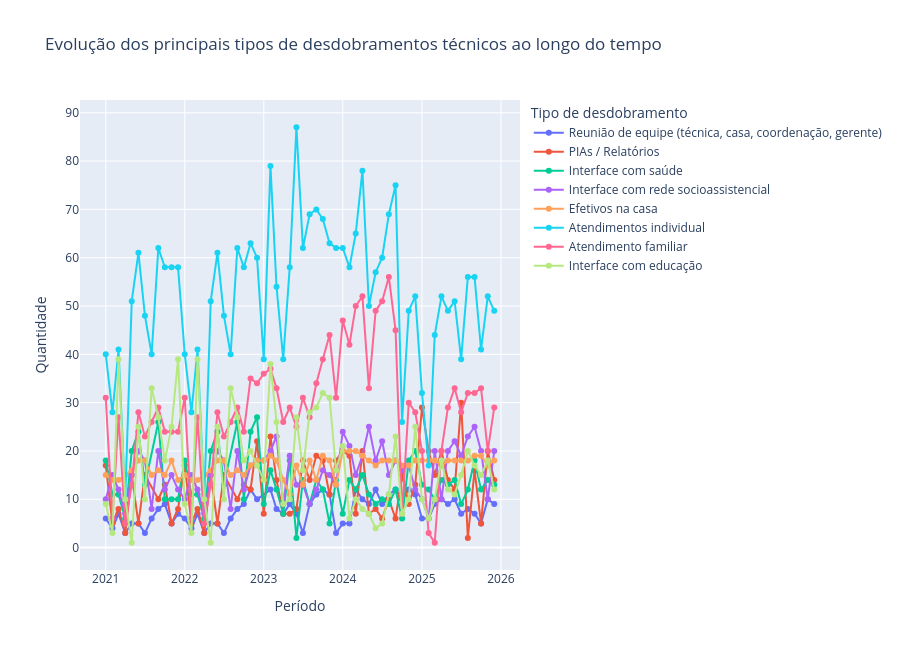

Write notebook code for a chart like this one.
### Markdown cell above
### V1 — Gráfico de linha por tipo de desdobramento técnico

**Objetivo:** acompanhar a evolução temporal dos tipos de desdobramentos técnicos.

**Quando usar no Streamlit:**  
Esta é a visualização principal para a segunda pergunta. Ela mostra aumentos, quedas e oscilações ao longo do tempo e permite comparar quais tipos de desdobramentos ganharam ou perderam relevância.

### Code cell
df_linha_desdobramentos = (
    df_desdobramentos_filtrado
    .groupby(["data", "ano", "mes", "mes_numero", "indicador_completo"], as_index=False)
    .agg(valor=("valor", "sum"))
    .sort_values("data")
)

# Para evitar um gráfico poluído, pega os principais tipos de desdobramento pelo volume total.
top_tipos_desdobramento = (
    df_linha_desdobramentos
    .groupby("indicador_completo", as_index=False)
    .agg(total=("valor", "sum"))
    .sort_values("total", ascending=False)
    .head(8)["indicador_completo"]
)

df_linha_top = df_linha_desdobramentos[
    df_linha_desdobramentos["indicador_completo"].isin(top_tipos_desdobramento)
]

fig = px.line(
    df_linha_top,
    x="data",
    y="valor",
    color="indicador_completo",
    markers=True,
    title="Evolução dos principais tipos de desdobramentos técnicos ao longo do tempo",
    labels={
        "data": "Período",
        "valor": "Quantidade",
        "indicador_completo": "Tipo de desdobramento técnico"
    },
    hover_data={
        "ano": True,
        "mes": True,
        "valor": True,
        "indicador_completo": True
    }
)

fig.update_traces(
    hovertemplate=
    "<b>Tipo:</b> %{customdata[3]}<br>" +
    "<b>Mês:</b> %{customdata[1]}<br>" +
    "<b>Ano:</b> %{customdata[0]}<br>" +
    "<b>Quantidade:</b> %{y}<extra></extra>"
)

fig.update_layout(
    height=650,
    legend_title_text="Tipo de desdobramento"
)

fig.show()
